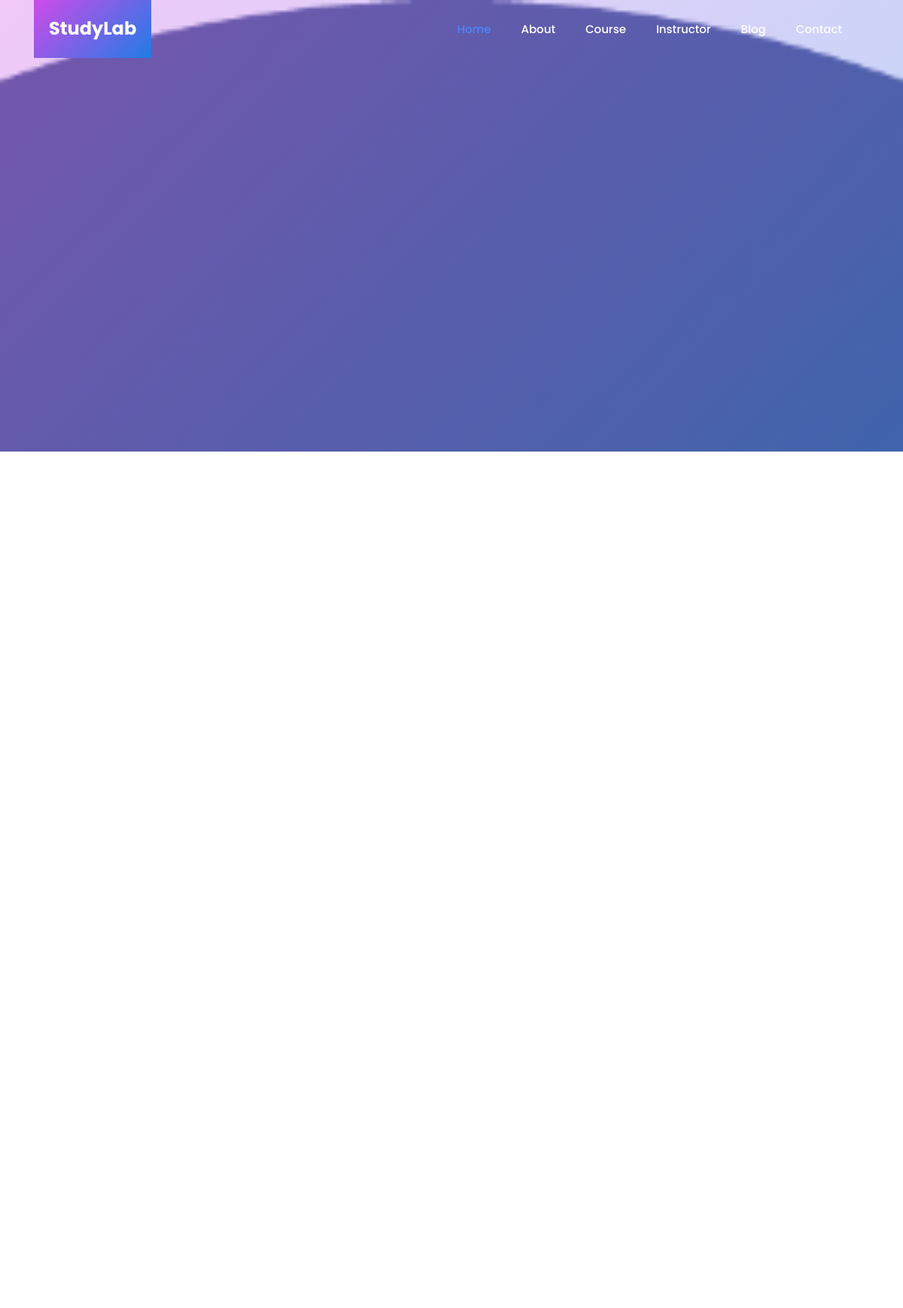
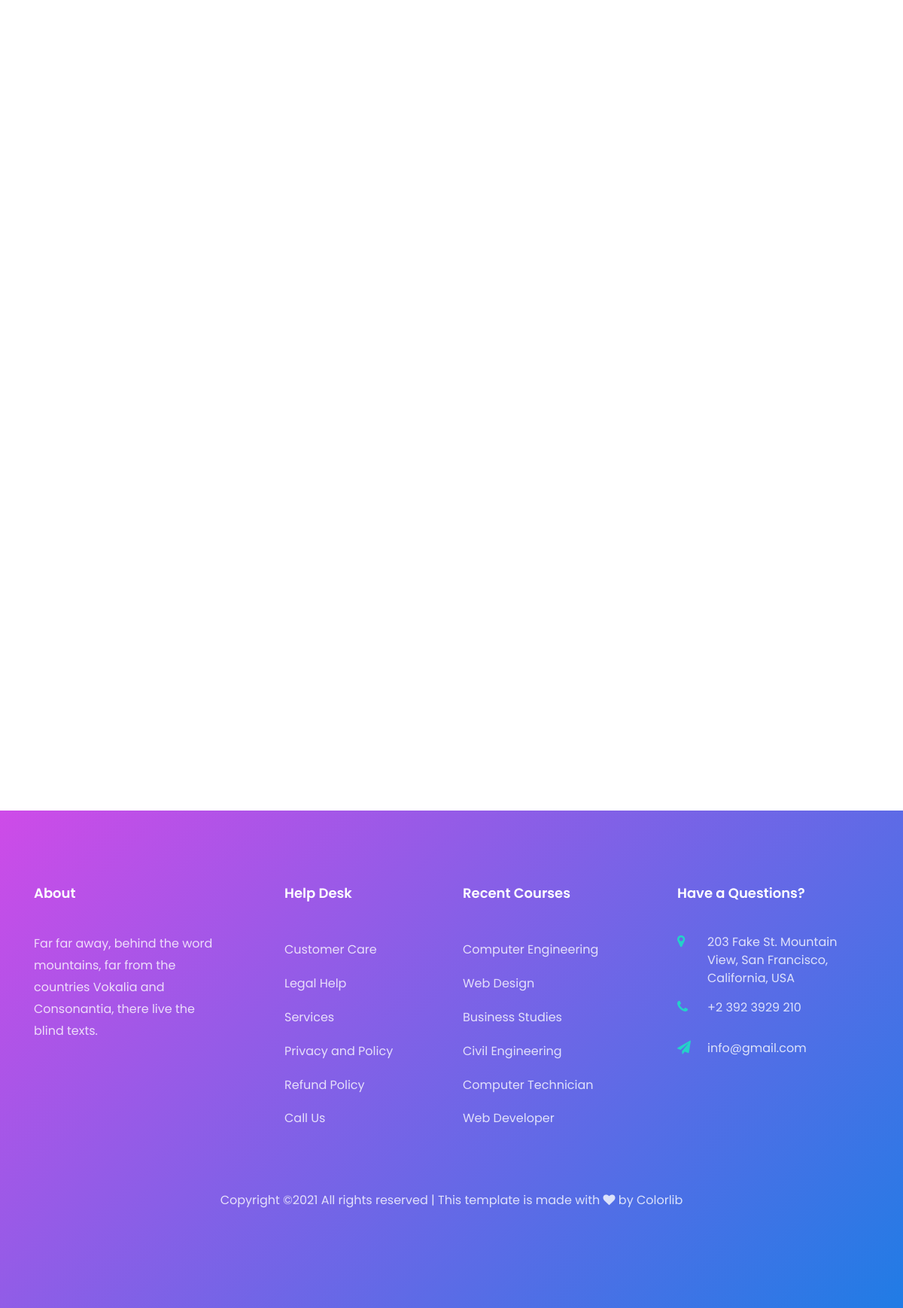
The app's page /blog-details.php?id=3 with its own data (2 pictures, top to bottom).
### tables this page shows
CREATE TABLE `blogs` (
  `id` int(11) NOT NULL,
  `hint` varchar(200) NOT NULL,
  `title` varchar(100) NOT NULL,
  `body` text NOT NULL,
  `writer` varchar(50) NOT NULL,
  `writerdesc` varchar(200) NOT NULL,
  `writerimg` varchar(255) NOT NULL,
  `img` varchar(255) NOT NULL,
  `created_at` timestamp NOT NULL DEFAULT current_timestamp() ON UPDATE current_timestamp()
);

CREATE TABLE `info` (
  `id` int(11) NOT NULL,
  `email` varchar(200) NOT NULL,
  `address` varchar(200) NOT NULL,
  `phonenumber` varchar(150) NOT NULL,
  `facebook` varchar(150) NOT NULL,
  `twitter` varchar(150) NOT NULL,
  `instagram` varchar(150) NOT NULL
);

### userhandlers/getblog-details.php (called while the page is built)
<?php
$id=$_GET['id'];
$blog="SELECT * FROM blogs WHERE id=$id";
$blogsSql=mysqli_query($conn,$blog);
$blogs=mysqli_fetch_assoc($blogsSql);
?>

### userhandlers/getinfo.php (called while the page is built)
<?php
$info="SELECT * FROM info";
$infoSql=mysqli_query($conn,$info);
$infos=mysqli_fetch_assoc($infoSql);
?>

### blog-details.php (the view, shortened to what this page needs)
<?php
include("include/header.php");
include("userhandlers/getblog-details.php");
?>
<section class="hero-wrap hero-wrap-2" style="background-image: url('assets/images/<?=$blogs['img'];?>');">
  <div class="overlay"></div>
  <div class="container">
    <div class="row no-gutters slider-text align-items-end justify-content-center">
   </div>
 </div>
</section>
<section class="ftco-section ftco-no-pt ftco-no-pb">
  <div class="container">
    <div class="row">
    </div>
  </div>
</section>
<?php include("include/footer.php"); ?>

### include/footer.php (shortened to what this page needs)
<?php
include("userhandlers/getinfo.php");
?>
<footer class="ftco-footer ftco-no-pt">
  <div class="container">
    <div class="row mb-5">
      <div class="col-md pt-5">
        <div class="ftco-footer-widget pt-md-5 mb-4">
          <h2 class="ftco-heading-2">About</h2>
          <p>Far far away, behind the word mountains, far from the countries Vokalia and Consonantia, there live the blind texts.</p>
          <ul class="ftco-footer-social list-unstyled float-md-left float-lft">
        </ul>
    </div>
</div>
<div class="col-md pt-5">
    <div class="ftco-footer-widget pt-md-5 mb-4 ml-md-5">
      <h2 class="ftco-heading-2">Help Desk</h2>
      <ul class="list-unstyled">
        <li><a href="#" class="py-2 d-block">Customer Care</a></li>
        <li><a href="#" class="py-2 d-block">Legal Help</a></li>
        <li><a href="#" class="py-2 d-block">Services</a></li>
        <li><a href="#" class="py-2 d-block">Privacy and Policy</a></li>
        <li><a href="#" class="py-2 d-block">Refund Policy</a></li>
        <li><a href="#" class="py-2 d-block">Call Us</a></li>
    </ul>
</div>
</div>
<div class="col-md pt-5">
   <div class="ftco-footer-widget pt-md-5 mb-4">
      <h2 class="ftco-heading-2">Recent Courses</h2>
      <ul class="list-unstyled">
        <li><a href="#" class="py-2 d-block">Computer Engineering</a></li>
        <li><a href="#" class="py-2 d-block">Web Design</a></li>
        <li><a href="#" class="py-2 d-block">Business Studies</a></li>
        <li><a href="#" class="py-2 d-block">Civil Engineering</a></li>
        <li><a href="#" class="py-2 d-block">Computer Technician</a></li>
        <li><a href="#" class="py-2 d-block">Web Developer</a></li>
    </ul>
</div>
</div>
<div class="col-md pt-5">
    <div class="ftco-footer-widget pt-md-5 mb-4">
       <h2 class="ftco-heading-2">Have a Questions?</h2>
       <div class="block-23 mb-3">
         <ul>
           <li><span class="icon fa fa-map-marker"></span><span class="text"><?=$infos['address'];?></span></li>
           <li><a href="#"><span class="icon fa fa-phone"></span><span class="text"><?=$infos['phonenumber'];?></span></a></li>
           <li><a href="#"><span class="icon fa fa-paper-plane"></span><span class="text"><?=$infos['email'];?></span></a></li>
       </ul>
   </div>
</div>
</div>
</div>
<div class="row">
  <div class="col-md-12 text-center">
    <p>
      Copyright &copy;<script>document.write(new Date().getFullYear());</script> All rights reserved | This template is made with <i class="fa fa-heart" aria-hidden="true"></i> by <a href="https://colorlib.com" target="_blank">Colorlib</a>
      </p>
  </div>
</div>
</div>
</footer>
</body>
</html>

### records on screen
blogs: img (picture)
info: address "203 Fake St. Mountain View, San Francisco, California, USA", phonenumber "+2 392 3929 210", email "info@gmail.com"
